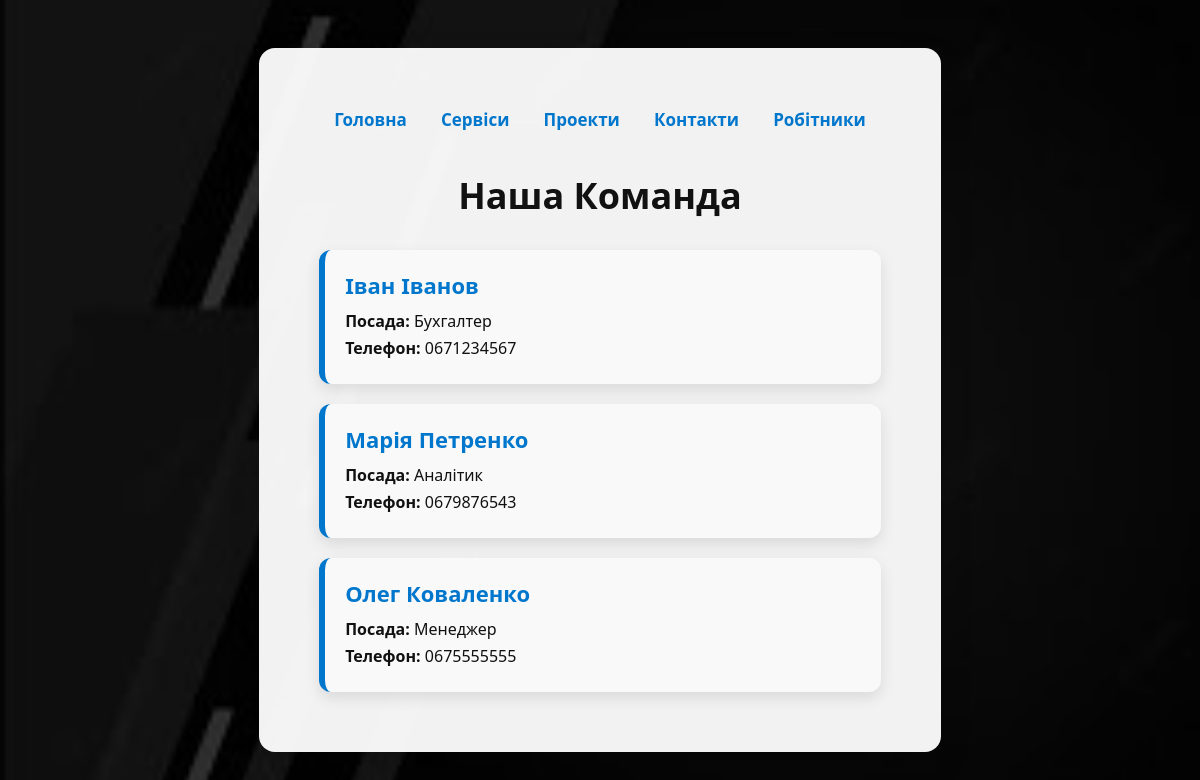
The app's page /workers/, older data.
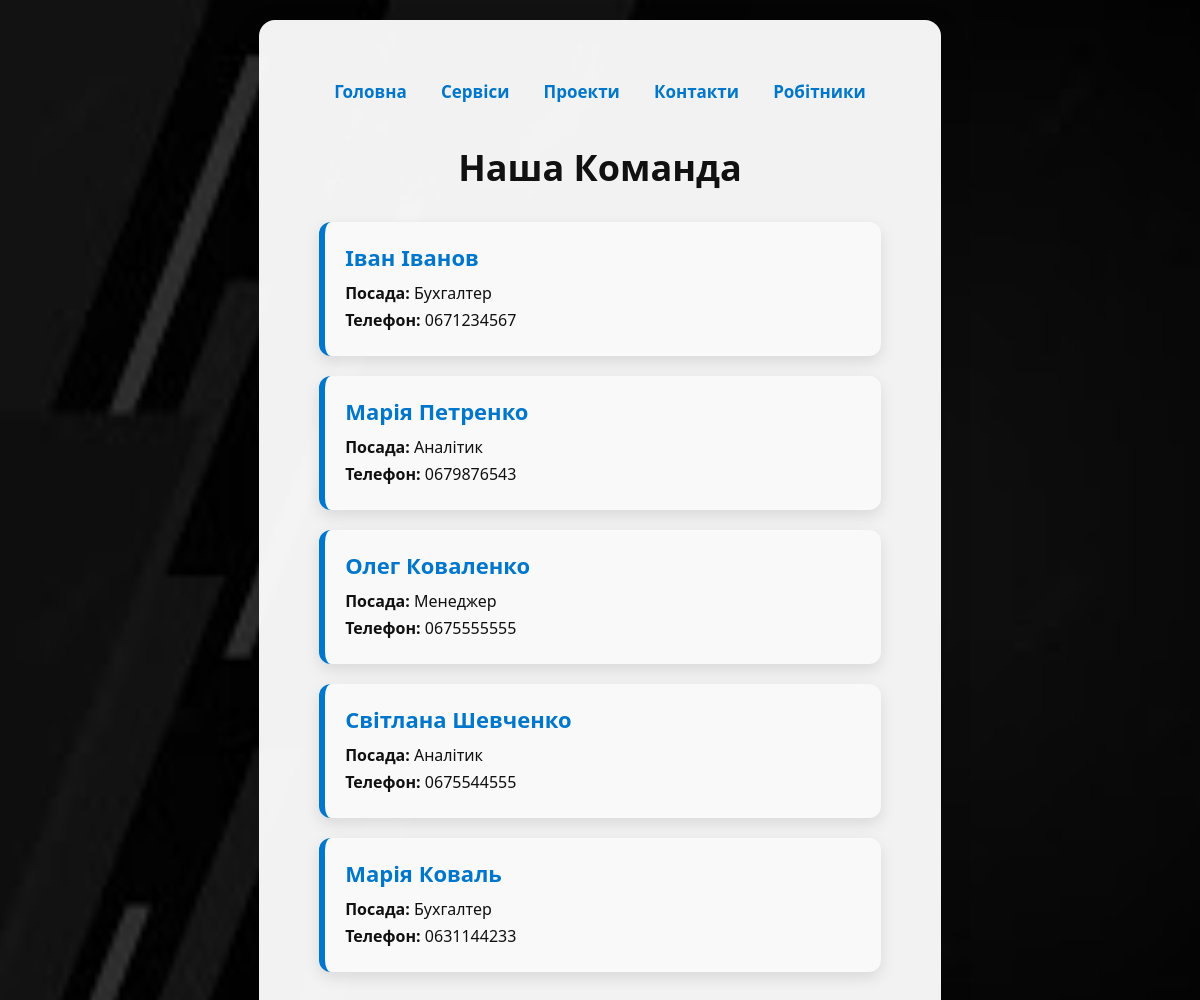
The same page, newer data.
### main/models.py (models this page shows, shortened)
class Worker(models.Model):
    id = models.IntegerField('№', primary_key=True)
    name = models.CharField('Ім’я', max_length=20)
    surname = models.CharField('Прізвище', max_length=20)
    position = models.CharField('Посада', max_length=50)
    salary = models.DecimalField('Зарплата', max_digits=10, decimal_places=2)
    phone = models.CharField('Телефон', max_length=20)
    date_hired = models.DateField('Дата найму')
    is_active = models.BooleanField('Активний', default=False)

### main/views.py (the view)
# urls.py: path('workers/', views.show_workers, name='workers'),
def show_workers(request):
    all_workers = Worker.objects.all()
    return render(request, 'main/workers.html', {'workers': all_workers})

### main/templates/main/workers.html (shortened to what this page needs)
{% extends "layout.html" %}
{% block content %}
<h1>Наша Команда</h1>
<div class="workers-container">
    {% for worker in workers %}
        <div class="worker-card">
            <h2>{{ worker.name }} {{ worker.surname }}</h2>
            <p><strong>Посада:</strong> {{ worker.position }}</p>
            <p><strong>Телефон:</strong> {{ worker.phone }}</p>
        </div>
    {% empty %}
        <p>Немає працівників у базі.</p>
    {% endfor %}
</div>
{% endblock %}

Row changes from the older to the newer data that the page shows:
added Worker: name "Світлана", surname "Шевченко", position "Аналітик", phone "0675544555"
added Worker: name "Марія", surname "Коваль", position "Бухгалтер", phone "0631144233"
